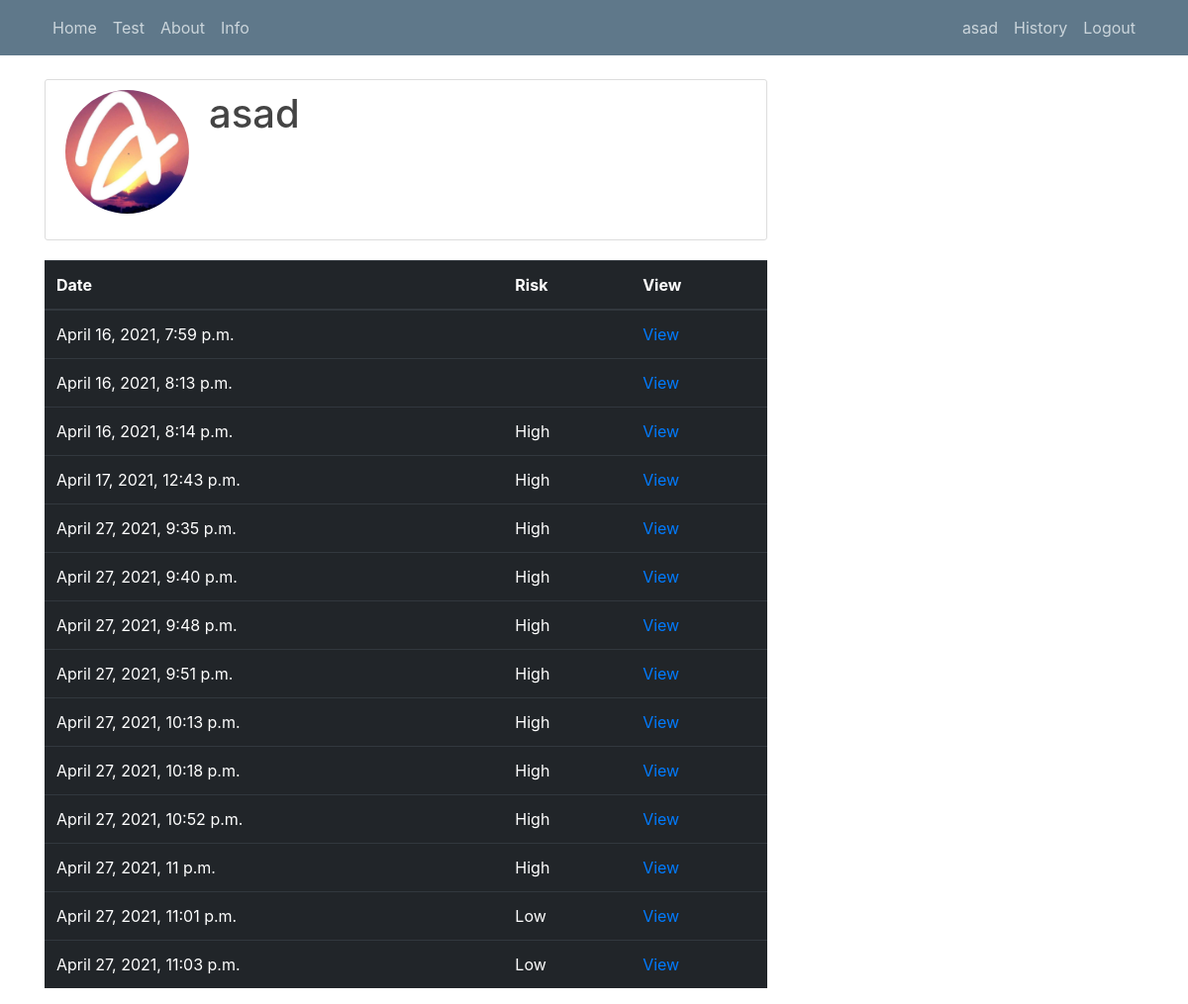
/history/ (signed in), run on an earlier commit of the app's database.
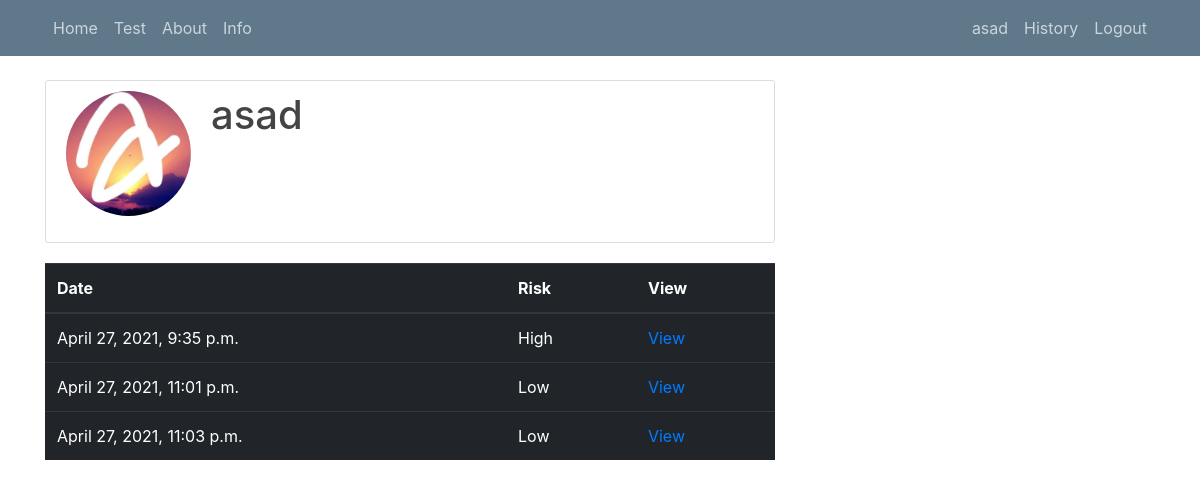
And on a later commit of the database.
### users/models.py (models this page shows, shortened)
class Profile(models.Model):
    user = models.OneToOneField(User, on_delete=models.CASCADE)
    image = models.ImageField(default='default.jpg', upload_to='profile_pics')

### app/models.py (models this page shows, shortened)
class Test(models.Model):
    SEX_CHOICES = ((1, 'Male'), (0, 'Female'))
    THAL_CHOICES = ((0, 'Normal'), (1, 'Fixed Defect'), (2, 'Reversable Defect'))
    EXANG_CHOICES = ((0, 'No'), (1, 'Yes'))
    CP_CHOICES = ((0, 'None'), (1, 'Low'), (2, 'Medium'), (3, 'High'))
    CA_CHOICES = ((0, 0), (1, 1), (2, 2), (3, 3))
    RESTECG_CHOICES = ((0, 'Normal'), (1, 'Abnormal'))
    user = models.ForeignKey(User, on_delete=models.CASCADE)
    age = models.IntegerField(
        validators=[
            MaxValueValidator(150),
            MinValueValidator(0)
        ]
    )
    sex = models.IntegerField(default='Female', choices=SEX_CHOICES)
    cp = models.IntegerField(default='None', choices=CP_CHOICES)
    trestbps = models.IntegerField(
        validators=[
            MaxValueValidator(250),
            MinValueValidator(50)
        ]
    )
    chol = models.IntegerField(
        validators=[
            MaxValueValidator(600),
            MinValueValidator(100)
        ]
    )
    restecg = models.IntegerField(default='Normal', choices=RESTECG_CHOICES)
    thalach = models.IntegerField(
        validators=[
            MaxValueValidator(250),
            MinValueValidator(50)
        ]
    )
    exang = models.IntegerField(default='No', choices=EXANG_CHOICES)
    oldpeak = models.IntegerField(
        validators=[
            MaxValueValidator(10),
            MinValueValidator(0)
        ]
    )
    slope = models.IntegerField(
        validators=[
            MaxValueValidator(5),
            MinValueValidator(0)
        ]
    )
    ca = models.IntegerField(default='Normal', choices=CA_CHOICES)
    thal = models.IntegerField(default='Normal', choices=THAL_CHOICES)
    date = models.DateTimeField(blank=True)
    result = models.CharField(max_length=20, blank=True)

### app/views.py (the view)
# urls.py: path('history/', app_view.history, name='history'),
@login_required()
def history(request):
    hist = Test.objects.filter(user=request.user)
    if hist.exists():
        context = {'history': hist}
        return render(request, 'app/history.html', context)
    else:
        messages.warning(request, 'History is empty! Take a test now')
        return redirect('test')

### app/templates/app/history.html
{% extends "app/base.html" %}
{% load crispy_forms_tags %}
{% block content %}
    <div class="content-section">
        <div class="media">
            <img class="rounded-circle account-img" src="{{ user.profile.image.url }}">
            <div class="media-body">
                <h2 class="account-heading">{{ user.username }}</h2>
            </div>
        </div>
    </div>
    <table class="table table-dark">
    <thead>
      <tr>
          <th>Date</th>
          <th>Risk</th>
          <th>View</th>
      </tr>
    </thead>
    <tbody>
    {% for hist in history %}
      <tr>
        <td>{{hist.date}}</td>
          <td>{{hist.result}}</td>
          <td><a href="pdf/{{hist.id}}">View</a></td>
      </tr>
    {% endfor %}
    </tbody>
  </table>
{% endblock content %}

### app/templates/app/base.html (shortened to what this page needs)
{% load static %}
<!doctype html>
<head>
    <link rel="stylesheet" href="https://maxcdn.bootstrapcdn.com/bootstrap/4.0.0/css/bootstrap.min.css">
        <link rel="stylesheet" type="text/css" href="{% static 'main1.css' %}">
</head>
<body>
    <header class="site-header">
      <nav class="navbar navbar-expand-md navbar-dark bg-steel fixed-top">
        <div class="container">
          <div class="collapse navbar-collapse" id="navbarToggle">
            <div class="navbar-nav mr-auto">
              <a class="nav-item nav-link" href="{% url 'landing' %}">Home</a>
                <a class="nav-item nav-link" href="{% url 'test' %}">Test</a>
                <a class="nav-item nav-link" href="{% url 'about' %}">About</a>
                <a class="nav-item nav-link" href="{% url 'info' %}">Info</a>
            </div>
            <div class="navbar-nav">
                {% if user.is_authenticated %}
                <a class="nav-item nav-link" href="{% url 'profile' %}">{{ user.username }}</a>
                <a class="nav-item nav-link" href="{% url 'history' %}">History</a>
              <a class="nav-item nav-link" href="{% url 'logout' %}">Logout</a>
                {% else %}
              <a class="nav-item nav-link" href="{% url 'login' %}">Login</a>
              <a class="nav-item nav-link" href="{% url 'register' %}">Signup</a>
                {% endif %}
            </div>
          </div>
        </div>
      </nav>
    </header>
    <main role="main" class="container">
      <div class="row">
        <div class="col-md-8">
          {% block content %}{% endblock %}
        </div>
      </div>
    </main>
</body>
</html>

### static/main1.css (style rules this page uses)
body { background: #ffffff; color: #333333; margin-top: 5rem; }
h2, h3, h4, h5, h6 { color: #444444; }
.bg-steel { background-color: #5f788a; }
.site-header .navbar-nav .nav-link { color: #cbd5db; }
.content-section { background: #ffffff; padding: 10px 20px; border: 1px solid #dddddd; border-radius: 3px; margin-bottom: 20px; }
.account-img { height: 125px; width: 125px; margin-right: 20px; margin-bottom: 16px; }
.account-heading { font-size: 2.5rem; }

What changed in the data, as far as the page shows it:
removed Test: date "April 16, 2021, 7:59 p.m."
removed Test: date "April 16, 2021, 8:13 p.m."
removed Test: date "April 16, 2021, 8:14 p.m.", result "High"
removed Test: date "April 17, 2021, 12:43 p.m.", result "High"
removed Test: date "April 27, 2021, 9:40 p.m.", result "High"
removed Test: date "April 27, 2021, 9:48 p.m.", result "High"
removed Test: date "April 27, 2021, 9:51 p.m.", result "High"
removed Test: date "April 27, 2021, 10:13 p.m.", result "High"
removed Test: date "April 27, 2021, 10:18 p.m.", result "High"
removed Test: date "April 27, 2021, 10:52 p.m.", result "High"
removed Test: date "April 27, 2021, 11 p.m.", result "High"
